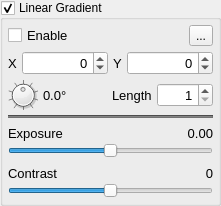
            <widget class="QGroupBox" name="groupBoxLinearGradient">
             <property name="title">
              <string>Linear Gradient</string>
             </property>
             <property name="checkable">
              <bool>true</bool>
             </property>
             <layout class="QGridLayout" name="gridLayout_17">
              <property name="leftMargin">
               <number>5</number>
              </property>
              <property name="topMargin">
               <number>5</number>
              </property>
              <property name="rightMargin">
               <number>5</number>
              </property>
              <property name="bottomMargin">
               <number>5</number>
              </property>
              <property name="spacing">
               <number>5</number>
              </property>
              <item row="0" column="0">
               <widget class="QFrame" name="frameGradient">
                <layout class="QVBoxLayout" name="verticalLayout_6">
                 <property name="spacing">
                  <number>5</number>
                 </property>
                 <property name="leftMargin">
                  <number>0</number>
                 </property>
                 <property name="topMargin">
                  <number>0</number>
                 </property>
                 <property name="rightMargin">
                  <number>0</number>
                 </property>
                 <property name="bottomMargin">
                  <number>0</number>
                 </property>
                 <item>
                  <layout class="QHBoxLayout" name="horizontalLayout_20">
                   <item>
                    <widget class="QCheckBox" name="checkBoxGradientEnable">
                     <property name="font">
                      <font>
                       <pointsize>10</pointsize>
                      </font>
                     </property>
                     <property name="text">
                      <string>Enable</string>
                     </property>
                    </widget>
                   </item>
                   <item>
                    <spacer name="horizontalSpacer_14">
                     <property name="orientation">
                      <enum>Qt::Horizontal</enum>
                     </property>
                     <property name="sizeHint" stdset="0">
                      <size>
                       <width>40</width>
                       <height>20</height>
                      </size>
                     </property>
                    </spacer>
                   </item>
                   <item>
                    <widget class="QToolButton" name="toolButtonGradientPaint">
                     <property name="text">
                      <string>...</string>
                     </property>
                     <property name="icon">
                      <iconset resource="ressources.qrc">
                       <normaloff>:/RetinaIMG/RetinaIMG/Pencil-icon.png</normaloff>:/RetinaIMG/RetinaIMG/Pencil-icon.png</iconset>
                     </property>
                     <property name="checkable">
                      <bool>true</bool>
                     </property>
                    </widget>
                   </item>
                  </layout>
                 </item>
                 <item>
                  <layout class="QHBoxLayout" name="horizontalLayout_17">
                   <item>
                    <widget class="QLabel" name="label_4">
                     <property name="font">
                      <font>
                       <pointsize>10</pointsize>
                      </font>
                     </property>
                     <property name="text">
                      <string>X</string>
                     </property>
                    </widget>
                   </item>
                   <item>
                    <widget class="NoScrollSpinBox" name="spinBoxGradientX">
                     <property name="sizePolicy">
                      <sizepolicy hsizetype="Expanding" vsizetype="Fixed">
                       <horstretch>0</horstretch>
                       <verstretch>0</verstretch>
                      </sizepolicy>
                     </property>
                     <property name="font">
                      <font>
                       <pointsize>10</pointsize>
                      </font>
                     </property>
                     <property name="focusPolicy">
                      <enum>Qt::ClickFocus</enum>
                     </property>
                     <property name="alignment">
                      <set>Qt::AlignRight|Qt::AlignTrailing|Qt::AlignVCenter</set>
                     </property>
                     <property name="minimum">
                      <number>-1000</number>
                     </property>
                    </widget>
                   </item>
                   <item>
                    <widget class="QLabel" name="label_5">
                     <property name="font">
                      <font>
                       <pointsize>10</pointsize>
                      </font>
                     </property>
                     <property name="text">
                      <string>Y</string>
                     </property>
                    </widget>
                   </item>
                   <item>
                    <widget class="NoScrollSpinBox" name="spinBoxGradientY">
                     <property name="sizePolicy">
                      <sizepolicy hsizetype="Expanding" vsizetype="Fixed">
                       <horstretch>0</horstretch>
                       <verstretch>0</verstretch>
                      </sizepolicy>
                     </property>
                     <property name="font">
                      <font>
                       <pointsize>10</pointsize>
                      </font>
                     </property>
                     <property name="focusPolicy">
                      <enum>Qt::ClickFocus</enum>
                     </property>
                     <property name="alignment">
                      <set>Qt::AlignRight|Qt::AlignTrailing|Qt::AlignVCenter</set>
                     </property>
                     <property name="minimum">
                      <number>-1000</number>
                     </property>
                    </widget>
                   </item>
                  </layout>
                 </item>
                 <item>
                  <layout class="QHBoxLayout" name="horizontalLayout_19">
                   <item>
                    <widget class="QDial" name="dialGradientAngle">
                     <property name="sizePolicy">
                      <sizepolicy hsizetype="Fixed" vsizetype="Fixed">
                       <horstretch>0</horstretch>
                       <verstretch>0</verstretch>
                      </sizepolicy>
                     </property>
                     <property name="minimumSize">
                      <size>
                       <width>30</width>
                       <height>30</height>
                      </size>
                     </property>
                     <property name="maximumSize">
                      <size>
                       <width>30</width>
                       <height>30</height>
                      </size>
                     </property>
                     <property name="minimum">
                      <number>-1799</number>
                     </property>
                     <property name="maximum">
                      <number>1800</number>
                     </property>
                     <property name="wrapping">
                      <bool>true</bool>
                     </property>
                     <property name="notchTarget">
                      <double>100.000000000000000</double>
                     </property>
                     <property name="notchesVisible">
                      <bool>true</bool>
                     </property>
                    </widget>
                   </item>
                   <item>
                    <widget class="DoubleClickLabel" name="labelGradientAngle">
                     <property name="font">
                      <font>
                       <pointsize>10</pointsize>
                      </font>
                     </property>
                     <property name="text">
                      <string>0.0°</string>
                     </property>
                    </widget>
                   </item>
                   <item>
                    <spacer name="horizontalSpacer_13">
                     <property name="orientation">
                      <enum>Qt::Horizontal</enum>
                     </property>
                     <property name="sizeHint" stdset="0">
                      <size>
                       <width>40</width>
                       <height>20</height>
                      </size>
                     </property>
                    </spacer>
                   </item>
                   <item>
                    <widget class="QLabel" name="label_6">
                     <property name="font">
                      <font>
                       <pointsize>10</pointsize>
                      </font>
                     </property>
                     <property name="text">
                      <string>Length</string>
                     </property>
                    </widget>
                   </item>
                   <item>
                    <widget class="NoScrollSpinBox" name="spinBoxGradientLength">
                     <property name="sizePolicy">
                      <sizepolicy hsizetype="Expanding" vsizetype="Fixed">
                       <horstretch>0</horstretch>
                       <verstretch>0</verstretch>
                      </sizepolicy>
                     </property>
                     <property name="font">
                      <font>
                       <pointsize>10</pointsize>
                      </font>
                     </property>
                     <property name="focusPolicy">
                      <enum>Qt::ClickFocus</enum>
                     </property>
                     <property name="alignment">
                      <set>Qt::AlignRight|Qt::AlignTrailing|Qt::AlignVCenter</set>
                     </property>
                     <property name="minimum">
                      <number>1</number>
                     </property>
                     <property name="maximum">
                      <number>9999</number>
                     </property>
                    </widget>
                   </item>
                  </layout>
                 </item>
                 <item>
                  <widget class="Line" name="line_5">
                   <property name="styleSheet">
                    <string notr="true">background-color: rgb(115, 115, 115);</string>
                   </property>
                   <property name="orientation">
                    <enum>Qt::Horizontal</enum>
                   </property>
                  </widget>
                 </item>
                 <item>
                  <layout class="QGridLayout" name="gridLayout_16">
                   <property name="topMargin">
                    <number>0</number>
                   </property>
                   <property name="spacing">
                    <number>0</number>
                   </property>
                   <item row="0" column="0">
                    <widget class="QLabel" name="label_11">
                     <property name="font">
                      <font>
                       <pointsize>10</pointsize>
                      </font>
                     </property>
                     <property name="text">
                      <string>Exposure</string>
                     </property>
                    </widget>
                   </item>
                   <item row="0" column="1">
                    <spacer name="horizontalSpacer_12">
                     <property name="orientation">
                      <enum>Qt::Horizontal</enum>
                     </property>
                     <property name="sizeType">
                      <enum>QSizePolicy::Maximum</enum>
                     </property>
                     <property name="sizeHint" stdset="0">
                      <size>
                       <width>40</width>
                       <height>20</height>
                      </size>
                     </property>
                    </spacer>
                   </item>
                   <item row="0" column="2">
                    <widget class="DoubleClickLabel" name="label_ExposureGradient">
                     <property name="font">
                      <font>
                       <pointsize>10</pointsize>
                      </font>
                     </property>
                     <property name="text">
                      <string>0.00</string>
                     </property>
                     <property name="alignment">
                      <set>Qt::AlignRight|Qt::AlignTrailing|Qt::AlignVCenter</set>
                     </property>
                    </widget>
                   </item>
                   <item row="1" column="0" colspan="3">
                    <widget class="NoScrollSlider" name="horizontalSliderExposureGradient">
                     <property name="sizePolicy">
                      <sizepolicy hsizetype="Expanding" vsizetype="Fixed">
                       <horstretch>0</horstretch>
                       <verstretch>0</verstretch>
                      </sizepolicy>
                     </property>
                     <property name="maximumSize">
                      <size>
                       <width>16777215</width>
                       <height>16777215</height>
                      </size>
                     </property>
                     <property name="minimum">
                      <number>-400</number>
                     </property>
                     <property name="maximum">
                      <number>400</number>
                     </property>
                     <property name="value">
                      <number>0</number>
                     </property>
                     <property name="sliderPosition">
                      <number>0</number>
                     </property>
                     <property name="orientation">
                      <enum>Qt::Horizontal</enum>
                     </property>
                    </widget>
                   </item>
                  </layout>
                 </item>
                </layout>
               </widget>
              </item>
              <item row="1" column="0">
               <layout class="QGridLayout" name="gridLayout_38">
                <property name="spacing">
                 <number>0</number>
                </property>
                <item row="0" column="0">
                 <widget class="QLabel" name="label_contrast_gradient">
                  <property name="font">
                   <font>
                    <pointsize>10</pointsize>
                   </font>
                  </property>
                  <property name="text">
                   <string>Contrast</string>
                  </property>
                 </widget>
                </item>
                <item row="0" column="1">
                 <spacer name="horizontalSpacer_33">
                  <property name="orientation">
                   <enum>Qt::Horizontal</enum>
                  </property>
                  <property name="sizeType">
                   <enum>QSizePolicy::Maximum</enum>
                  </property>
                  <property name="sizeHint" stdset="0">
                   <size>
                    <width>40</width>
                    <height>20</height>
                   </size>
                  </property>
                 </spacer>
                </item>
                <item row="0" column="2">
                 <widget class="DoubleClickLabel" name="label_ContrastGradientVal">
                  <property name="font">
                   <font>
                    <pointsize>10</pointsize>
                   </font>
                  </property>
                  <property name="layoutDirection">
                   <enum>Qt::RightToLeft</enum>
                  </property>
                  <property name="text">
                   <string>0</string>
                  </property>
                  <property name="alignment">
                   <set>Qt::AlignRight|Qt::AlignTrailing|Qt::AlignVCenter</set>
                  </property>
                 </widget>
                </item>
                <item row="1" column="0" colspan="3">
                 <widget class="NoScrollSlider" name="horizontalSliderContrastGradient">
                  <property name="sizePolicy">
                   <sizepolicy hsizetype="Expanding" vsizetype="Fixed">
                    <horstretch>0</horstretch>
                    <verstretch>0</verstretch>
                   </sizepolicy>
                  </property>
                  <property name="minimumSize">
                   <size>
                    <width>0</width>
                    <height>0</height>
                   </size>
                  </property>
                  <property name="maximumSize">
                   <size>
                    <width>16777215</width>
                    <height>16777215</height>
                   </size>
                  </property>
                  <property name="minimum">
                   <number>-100</number>
                  </property>
                  <property name="maximum">
                   <number>100</number>
                  </property>
                  <property name="value">
                   <number>0</number>
                  </property>
                  <property name="orientation">
                   <enum>Qt::Horizontal</enum>
                  </property>
                 </widget>
                </item>
               </layout>
              </item>
             </layout>
            </widget>
